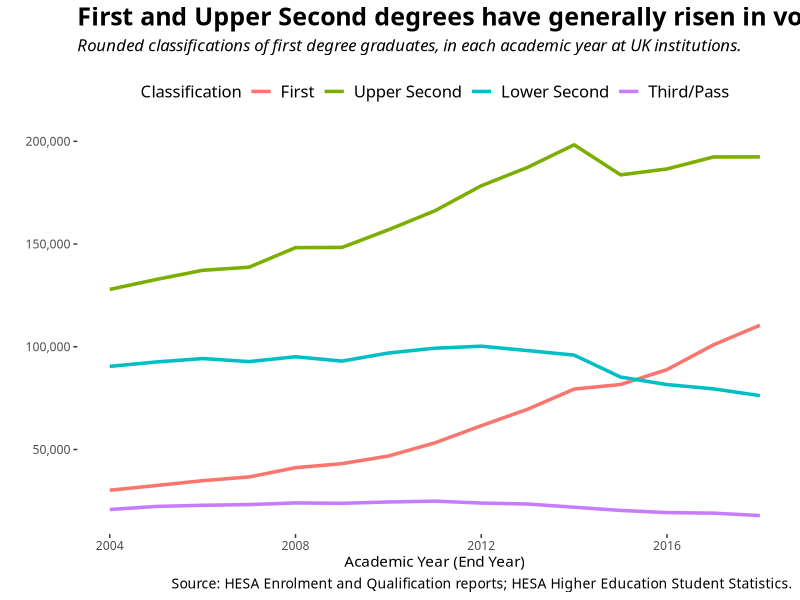
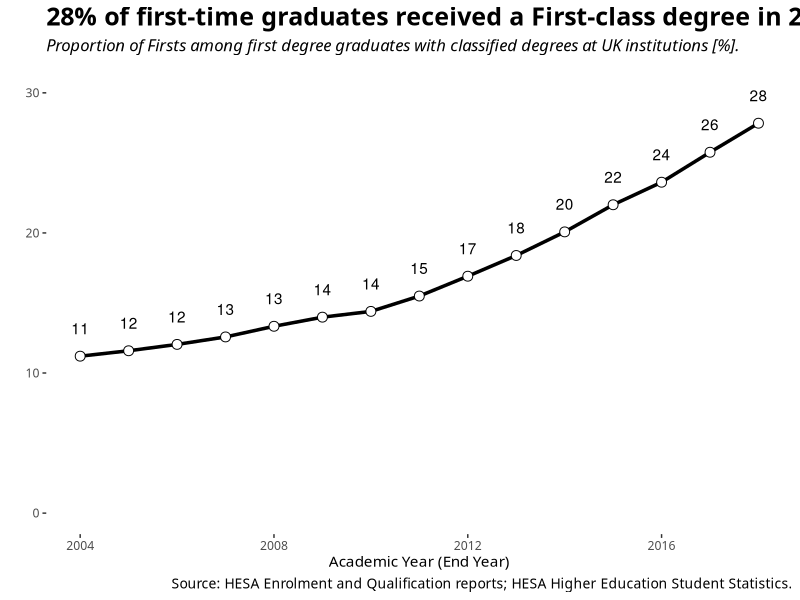
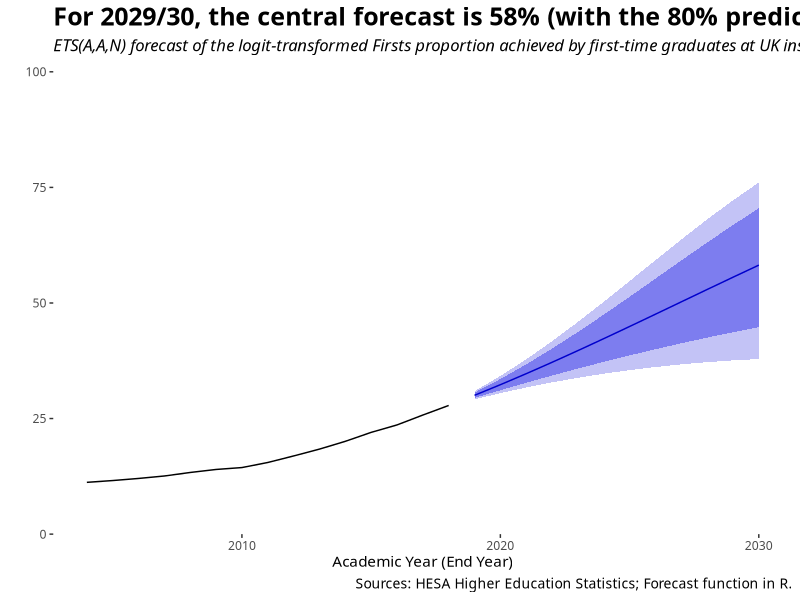
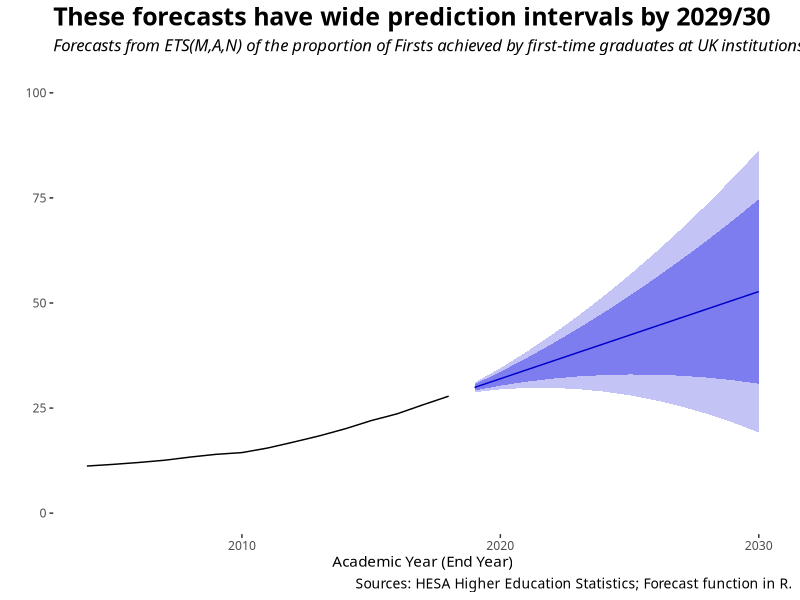

The R source for these figures, in order:
## Packages and Themes
library(tidyverse)
library(readxl)
library(forecast)

theme_clean <- theme_bw(base_family="Calibri") + 
  theme(legend.position = "top",
        legend.title = element_text(size = 12),
        legend.text = element_text(size = 12),
        plot.title = element_text(size = 18, face = "bold"),
        plot.subtitle = element_text(size = 12, face = "italic", margin = margin(b=12)),
        plot.caption = element_text(size = 10),
        panel.grid.major = element_blank(),
        panel.grid.minor = element_blank(),
        panel.border = element_blank())

theme_set(theme_clean)

## Import and tidy the data
hesa_degree_df <- read_excel("A Degree of Extrapolation/HESA Class of Degree by First Degree Graduates - 2019-12-30.xlsx",
                             sheet = "DATA") %>%
  dplyr::rename(ThirdPass = "Third/Pass") %>%
  dplyr::mutate(Classified = First + Upper_Second + Lower_Second + ThirdPass,
                First_Share = (First / Classified)* 100)

hesa_class_df <- hesa_degree_df %>%
  select(1:5) %>%
  pivot_longer(cols = 2:5,
               names_to = "Class",
               values_to = "Count")

hesa_class_df$Class <- factor(hesa_class_df$Class,
                              levels = c("First", "Upper_Second", "Lower_Second", "ThirdPass"))

## Draw the graphs
hesa_class_gg <- ggplot(data = hesa_class_df,
                        aes(x = AcademicYear_EY,
                            y = Count,
                            group = Class)) +
  geom_line(size = 1.2,
            aes(color = Class)) +
  scale_color_discrete(name = "Classification",
                       labels = c("First", "Upper Second", "Lower Second", "Third/Pass")) +
  scale_y_continuous(labels = scales::comma) +
  labs(title = "First and Upper Second degrees have generally risen in volume",
       subtitle = "Rounded classifications of first degree graduates, in each academic year at UK institutions.",
       caption = "Source: HESA Enrolment and Qualification reports; HESA Higher Education Student Statistics.",
       x = "Academic Year (End Year)",
       y = "")

hesa_firstshare_gg <- ggplot(data = hesa_degree_df,
                             aes(x = AcademicYear_EY,
                                 y = First_Share)) +
  geom_line(size = 1.2) +
  geom_point(fill = "white", size = 3, shape = 21) +
  geom_text(aes(label = round(First_Share)), nudge_y = 2) +
  ylim(c(0,30)) +
  labs(title = "28% of first-time graduates received a First-class degree in 2017/18",
       subtitle = "Proportion of Firsts among first degree graduates with classified degrees at UK institutions [%].",
       caption = "Source: HESA Enrolment and Qualification reports; HESA Higher Education Student Statistics.",
       x = "Academic Year (End Year)",
       y = "")

## Forecasting
hesa_firstshare_df <- hesa_degree_df %>%
  dplyr::select("AcademicYear_EY", "First_Share")

hesa_firstshare_ts <- ts(data = hesa_firstshare_df$First_Share,
                         start = 2004,
                         frequency = 1)

forecast(hesa_firstshare_ts, h = 12)

forecast(hesa_firstshare_ts, h = 12)$model

hesa_tspred_gg <- forecast(hesa_firstshare_ts, h = 12) %>%
  autoplot() +
  labs(title = "These forecasts have wide prediction intervals by 2029/30",
       subtitle = "Forecasts from ETS(M,A,N) of the proportion of Firsts achieved by first-time graduates at UK institutions [%]. (80% and 95% prediction intervals shown.)",
       caption = "Sources: HESA Higher Education Statistics; Forecast function in R.",
       x = "Academic Year (End Year)", y = "") +
  ylim(c(0,100))

## Forecasting - Logit Transformation
hesa_fslogit_df <- hesa_degree_df %>%
  dplyr::mutate(First_Share_Logit = log(First_Share/(100-First_Share))) %>%
  dplyr::select("AcademicYear_EY", "First_Share_Logit")

hesa_fslogit_ts <- ts(data = hesa_fslogit_df$First_Share_Logit,
                         start = 2004,
                         frequency = 1)

hesa_fslogit_fc <- forecast(hesa_fslogit_ts, h = 12)

hesa_fslogit_fc$model

hesa_fslogit_fc$mean <- 100*exp(hesa_fslogit_fc$mean)/(1+exp(hesa_fslogit_fc$mean))
hesa_fslogit_fc$lower <- 100*exp(hesa_fslogit_fc$lower)/(1+exp(hesa_fslogit_fc$lower))
hesa_fslogit_fc$upper <- 100*exp(hesa_fslogit_fc$upper)/(1+exp(hesa_fslogit_fc$upper))
hesa_fslogit_fc$x <- 100*exp(hesa_fslogit_fc$x)/(1+exp(hesa_fslogit_fc$x))

hesa_fslogit_fc

hesa_fslogit_gg <- hesa_fslogit_fc %>%
  autoplot() +
  labs(title = "For 2029/30, the central forecast is 58% (with the 80% prediction interval from 45% to 70%).",
       subtitle = "ETS(A,A,N) forecast of the logit-transformed Firsts proportion achieved by first-time graduates at UK institutions [%] (80% and 95% prediction intervals shown).",
       caption = "Sources: HESA Higher Education Statistics; Forecast function in R.",
       x = "Academic Year (End Year)", y = "") +
  scale_y_continuous(limits = c(0,100),
                     expand = c(0,0))